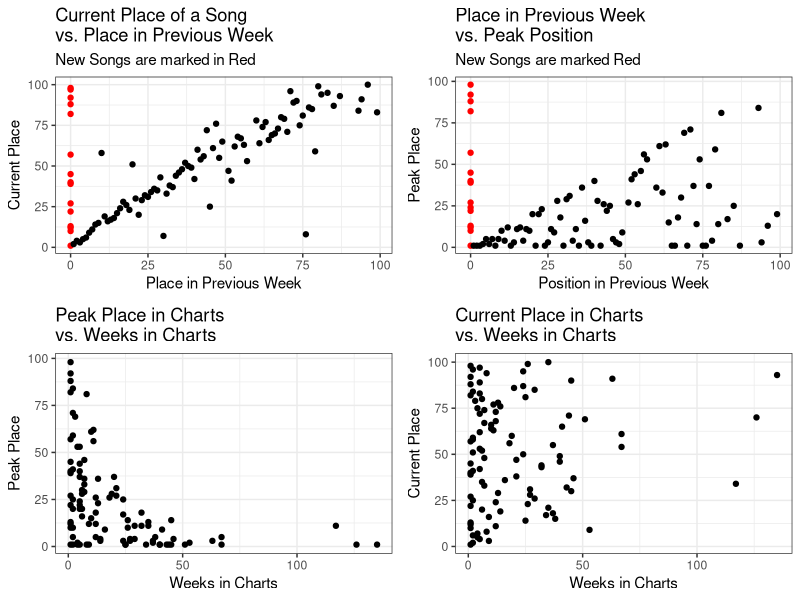
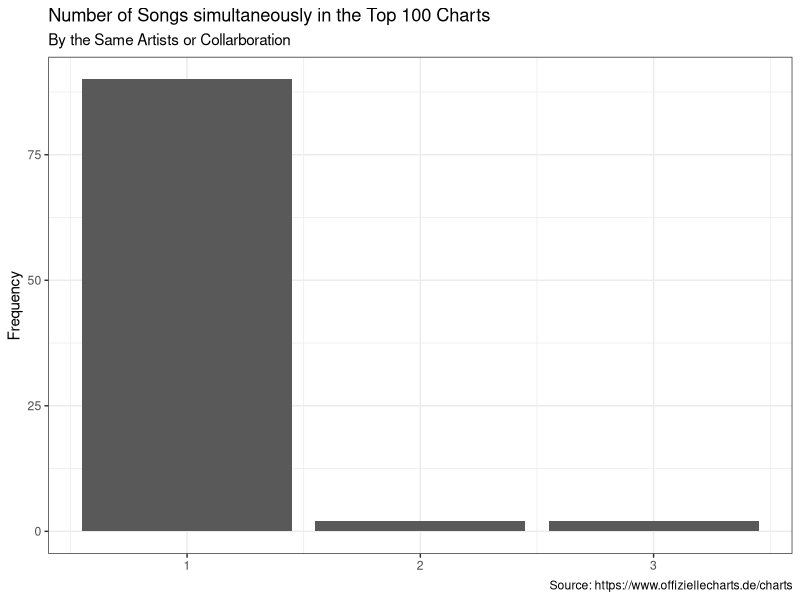
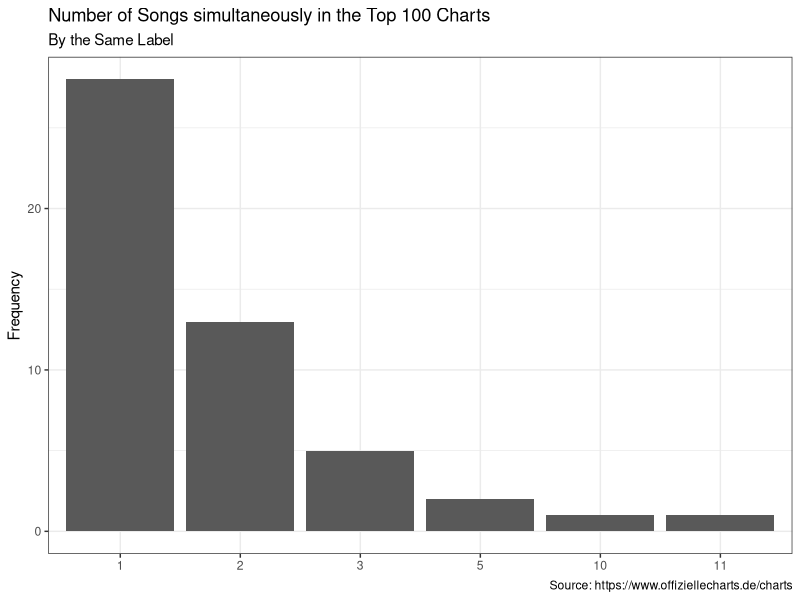

These figures' R source, in order:
## ---- chunk 1
library(ggplot2)
library(gridExtra)
library(readr)
library(dplyr)
chart_scrap <- read_csv('2022-05-12_charts_report.csv')
## ---- chunk 2
#Reporting Figures and Tables
#Scatter Plots
current_v_last <- ggplot(data = chart_scrap,
                                     aes(y = current, x=last_week,
                                     col=ifelse(is.na(last_week), yes = 'NA' , no = 'NonNA')))+
                                      geom_point(aes(y = current, x=last_week_fill),show.legend = F)+
                                      scale_color_manual(values = c('#FF0000','#000000'))+
                                      labs(title = 'Current Place of a Song \nvs. Place in Previous Week',
                                           subtitle = 'New Songs are marked in Red',
                                           y='Current Place', x='Place in Previous Week')+
                                        theme_bw()
weeks_v_peak <- ggplot(data = chart_scrap,
                                             aes(x=weeks_in_charts, y=peak_in_charts))+
                                              geom_point()+
                                              labs(title = 'Peak Place in Charts \nvs. Weeks in Charts',
                                                   x='Weeks in Charts', y='Peak Place')+
                                              theme_bw()
week_v_current <- ggplot(data = chart_scrap, aes(x=weeks_in_charts, y=current))+
                                      geom_point()+
                                      labs(title = 'Current Place in Charts \nvs. Weeks in Charts',
                                           x='Weeks in Charts', y='Current Place')+
                                      theme_bw()
last_v_peak <- ggplot(data = chart_scrap, aes(x=last_week_fill, y=peak_in_charts,
                                                col=ifelse(is.na(last_week), yes = 'NA' , no = 'NonNA')))+
                                    geom_point(show.legend = F)+
                                    labs(title = 'Place in Previous Week \nvs. Peak Position',
                                         subtitle = 'New Songs are marked Red',
                                         x='Position in Previous Week', y='Peak Place')+
                                    scale_color_manual(values = c('#FF0000','#000000'))+
                                    theme_bw()
grid.arrange(current_v_last,last_v_peak, weeks_v_peak,week_v_current, nrow=2)
## ---- chunk 3
chart_scrap%>%
                      count(artist)%>%
                      ggplot(aes(x=n))+
                      geom_bar()+
                      labs(title = 'Number of Songs simultaneously in the Top 100 Charts',
                           subtitle = 'By the Same Artists or Collarboration',
                           y='Frequency',
                           x=NULL,
                           caption = 'Source: https://www.offiziellecharts.de/charts')+
                      theme_bw()
chart_scrap%>%
                        count(artist,sort = T)%>%
                        filter(n>1)%>%
                        knitr::kable()
chart_scrap%>%
                      count(label)%>%
                      ggplot(aes(x=as.factor(n)))+
                      geom_bar()+
                      geom_bar()+
                      labs(title = 'Number of Songs simultaneously in the Top 100 Charts',
                           subtitle = 'By the Same Label',
                           y='Frequency',
                           x=NULL,
                           caption = 'Source: https://www.offiziellecharts.de/charts')+
                      theme_bw()
chart_scrap%>%
                        count(label, sort = T)%>%
                        filter(n>1)%>%
                        knitr::kable()
## ---- chunk 4
#Songs that are currently peaking
chart_scrap%>%
                        filter(current == peak_in_charts)%>%
                        select(artist, title, current)%>%
                        rename(Position = current)%>%
                        knitr::kable()
